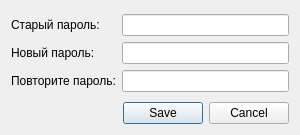
<?xml version="1.0" encoding="UTF-8"?>
<ui version="4.0">
 <class>GUI_ChangePassword</class>
 <widget class="QMessageBox" name="GUI_ChangePassword">
  <property name="geometry">
   <rect>
    <x>0</x>
    <y>0</y>
    <width>300</width>
    <height>135</height>
   </rect>
  </property>
  <property name="minimumSize">
   <size>
    <width>300</width>
    <height>135</height>
   </size>
  </property>
  <property name="maximumSize">
   <size>
    <width>300</width>
    <height>135</height>
   </size>
  </property>
  <property name="windowTitle">
   <string>GUI_ChangePassword</string>
  </property>
  <layout class="QVBoxLayout" name="verticalLayout">
   <item>
    <spacer name="verticalSpacer_2">
     <property name="orientation">
      <enum>Qt::Vertical</enum>
     </property>
     <property name="sizeHint" stdset="0">
      <size>
       <width>20</width>
       <height>40</height>
      </size>
     </property>
    </spacer>
   </item>
   <item>
    <layout class="QGridLayout" name="gridLayout">
     <item row="0" column="0">
      <widget class="QLabel" name="oldPasswordLabel">
       <property name="text">
        <string>Старый пароль:</string>
       </property>
      </widget>
     </item>
     <item row="0" column="1">
      <widget class="QLineEdit" name="oldPasswordText">
       <property name="echoMode">
        <enum>QLineEdit::Password</enum>
       </property>
      </widget>
     </item>
     <item row="1" column="0">
      <widget class="QLabel" name="newPasswordLabel">
       <property name="text">
        <string>Новый пароль:</string>
       </property>
      </widget>
     </item>
     <item row="1" column="1">
      <widget class="QLineEdit" name="newPasswordText">
       <property name="echoMode">
        <enum>QLineEdit::Password</enum>
       </property>
      </widget>
     </item>
     <item row="2" column="0">
      <widget class="QLabel" name="duplicatedPasswordLabel">
       <property name="text">
        <string>Повторите пароль:</string>
       </property>
      </widget>
     </item>
     <item row="2" column="1">
      <widget class="QLineEdit" name="duplicatedPasswordText">
       <property name="echoMode">
        <enum>QLineEdit::Password</enum>
       </property>
      </widget>
     </item>
    </layout>
   </item>
   <item>
    <spacer name="verticalSpacer">
     <property name="orientation">
      <enum>Qt::Vertical</enum>
     </property>
     <property name="sizeHint" stdset="0">
      <size>
       <width>20</width>
       <height>40</height>
      </size>
     </property>
    </spacer>
   </item>
   <item>
    <layout class="QHBoxLayout" name="horizontalLayout">
     <item>
      <spacer name="horizontalSpacer">
       <property name="orientation">
        <enum>Qt::Horizontal</enum>
       </property>
       <property name="sizeHint" stdset="0">
        <size>
         <width>40</width>
         <height>20</height>
        </size>
       </property>
      </spacer>
     </item>
     <item>
      <widget class="QDialogButtonBox" name="buttonBox">
       <property name="standardButtons">
        <set>QDialogButtonBox::Cancel|QDialogButtonBox::Save</set>
       </property>
      </widget>
     </item>
    </layout>
   </item>
  </layout>
 </widget>
 <layoutdefault spacing="6" margin="11"/>
 <customwidgets>
  <customwidget>
   <class>QMessageBox</class>
   <extends>QWidget</extends>
   <header>qmessagebox.h</header>
   <container>1</container>
  </customwidget>
 </customwidgets>
 <resources/>
 <connections>
  <connection>
   <sender>buttonBox</sender>
   <signal>rejected()</signal>
   <receiver>GUI_ChangePassword</receiver>
   <slot>close()</slot>
   <hints>
    <hint type="sourcelabel">
     <x>303</x>
     <y>201</y>
    </hint>
    <hint type="destinationlabel">
     <x>551</x>
     <y>127</y>
    </hint>
   </hints>
  </connection>
 </connections>
</ui>
